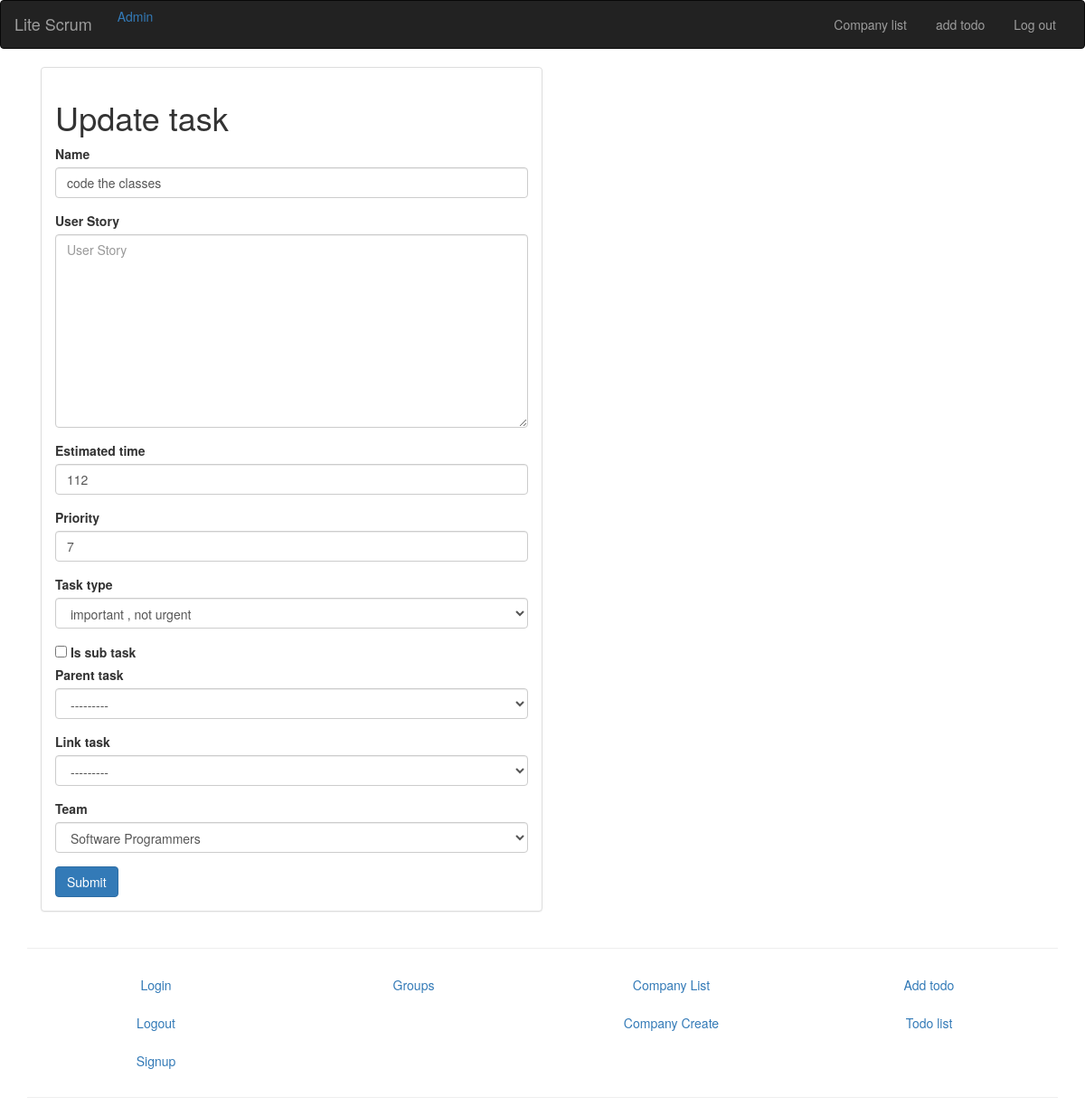
Screenshot of /task/update/10/ (signed in) with the database file from the repository.
### task/models.py (models this page shows, shortened)
class Task(models.Model):
    projectBacklog = models.ForeignKey(ProjectBacklog, related_name="tasksInBacklogs")
    name = models.CharField(max_length=200)
    description = models.TextField(blank=True, default='',verbose_name="User Story")
    priority = models.IntegerField(validators=[MaxValueValidator(10), MinValueValidator(0)],default=5)
    task_type = models.ForeignKey(CoveyMatrix, default=2, related_name="taskcovmat" )
    is_sub_task = models.BooleanField(default=False)
    parent_task = models.ForeignKey('Task', blank=True, null=True,related_name="parent")
    link_task = models.ForeignKey('Task', blank=True, null=True, related_name="link")
    team = models.ForeignKey(Group, blank=True, null=True, related_name="group", verbose_name="Team")
    presentage_complete = models.IntegerField(
        validators=[MaxValueValidator(10), MinValueValidator(0)], verbose_name="%completed", default=0)
    task_completed = models.BooleanField(default=False)
    estimated_time =models.IntegerField(validators=[MinValueValidator(0)])
    acutal_time = models.IntegerField(blank=True,null=True ,validators=[MinValueValidator(0)])
    def __str__(self):
        return "Task {}".format(self.name)
    class Meta:
        ordering = ('task_completed', 'task_type','-priority')

### covey/models.py (models this page shows)
class CoveyMatrix(models.Model):
    name = models.CharField(max_length=30)
    def __str__(self):
        return "{}".format(self.name)
    class Meta:
        unique_together = ('name',)

### task/views.py (the view)
# urls.py: url(r'^update/(?P<pk>\d+)/$',views.TaskUpdateView.as_view(),name='update'),
class TaskUpdateView(UpdateView):
    fields = ('name', 'description','estimated_time',
              'priority', 'task_type','is_sub_task', 'parent_task', 'link_task'
              , 'team','estimated_time')
    model = models.Task

### groups/models.py (called while the page is built)
    def __str__(self):
        return self.name

### task/templates/task/task_form.html (shortened to what this page needs)
{% extends "task/task_base.html" %}
{% load bootstrap3 %}
{% block cont %}
{% include 'section_start.html' %}
    <h1>
  {% if not form.instance.pk %}
  Create task
  {% else %}
  Update task
  {% endif %}
</h1>
  <form method="POST">
    {% bootstrap_form form %}
    <input type="submit" class='btn btn-primary' value="Submit">
  </form>
{% include 'section_end.html' %}
{% endblock %}

### rows the page displays
Task: name "code the classes", estimated_time "112", priority "7", task_type "important , not urgent", parent_task "---------", link_task "---------", team "Software Programmers"
